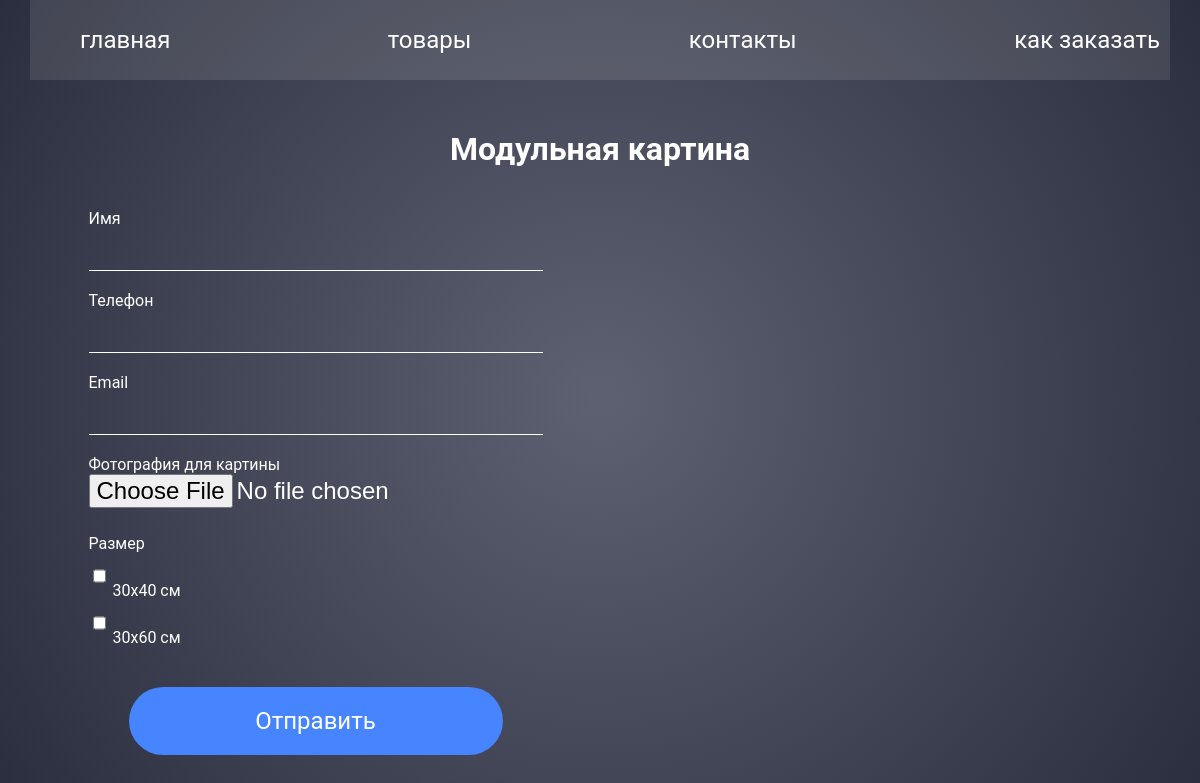
The page /product/3/ on the database as committed earlier.
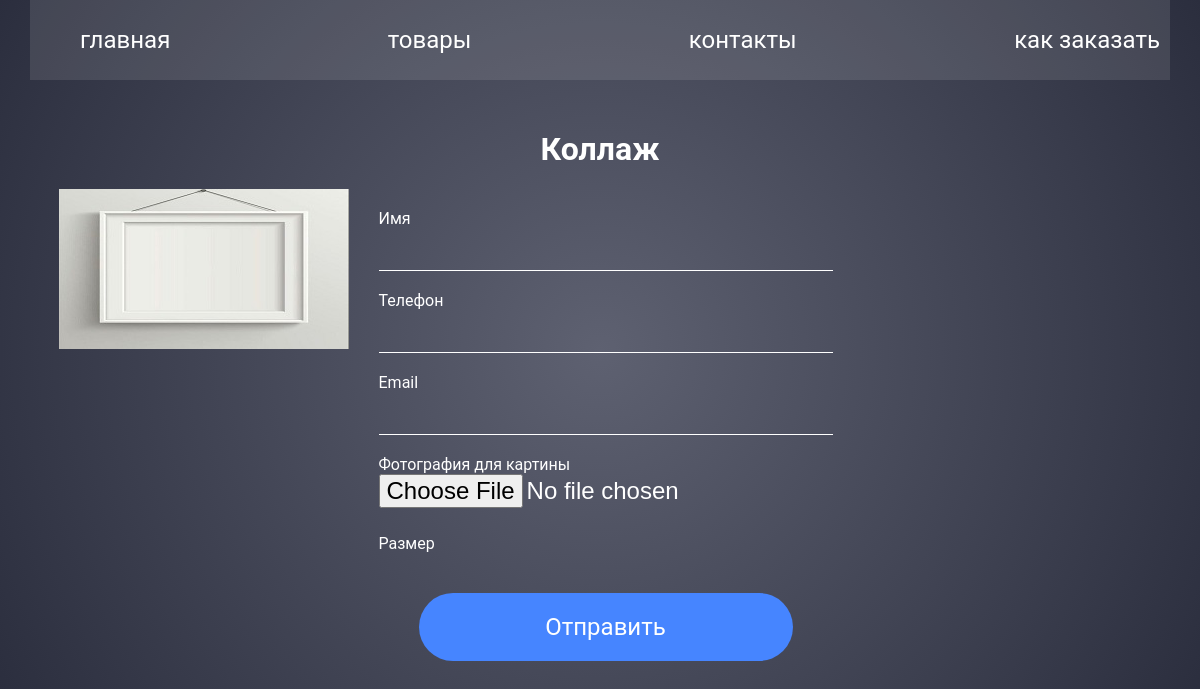
The same page on the database as committed later.
### goods/models.py (models this page shows, shortened)
class Cards(models.Model):
    slug = models.SlugField(max_length=255, unique=True, blank=True, null=True)
    card_name = models.CharField(max_length=50)
    card_photo = models.ImageField(upload_to='cards/images/', default='default.jpg')
    description = models.TextField(blank=True, null=True)
    time_created = models.DateTimeField(auto_now_add=True, null=True)
    is_published = models.BooleanField(default=True)
    class Meta:
        verbose_name = 'Товар'
        verbose_name_plural = 'Товары'

### goods/views.py (the view)
# urls.py: path('product/<str:pk>/', views.product, name='product'),
def product(request, pk):
    card_name = Cards.objects.get(id=pk)
    order_form = OrderForm()
    if request.method == 'POST':
        form = OrderForm(request.POST, request.FILES)
        if form.is_valid():
            form.save()
    return render(request, 'goods/product.html', {'card_name': card_name, 'order_form': order_form})

### goods/forms.py
class OrderForm(ModelForm):
    class Meta:
        model = Order
        fields = ['order_fio', 'order_phone', 'order_email', 'order_photo', 'size']
        widgets = {
            'size': forms.CheckboxSelectMultiple(),
        }

### goods/models.py (called while the page is built)
    def __str__(self):
        return self.picture_size

### goods/templates/goods/product.html (shortened to what this page needs)
 {% extends 'goods/base.html' %}
{% load static %}
{% block content %}
<div class="content">
    <h1>{{ card_name.card_name }}</h1>
    <div class="form_item">
        <div class="images">
            <div class="img_big">
                <img src="{{ card_name.card_photo.url }}" alt="">
            </div>
        </div>
        <div class="form_order">
            <form method="post" enctype="multipart/form-data">
                {% for field in order_form %}
                    <label for="">{{ field.label }}</label>
                    {{ field }}
                {% endfor %}
                <button class='fm_btn' type="submit">Отправить</button>
            </form>
        </div>
    </div>
</div>
{% endblock %}

### goods/templates/goods/base.html (shortened to what this page needs)
<!DOCTYPE html>
{% load static %}
<html lang="ru">
<head>
    <link rel="stylesheet" href="{% static 'css/style.css' %}">
</head>
<body>
    <div class="content">
        {% include 'goods/navbar.html' %}
        {% block content %}
        {% endblock %}
    </div>
</body>
</html>

### goods/templates/goods/navbar.html
{% load static %}
<header class="header">
    <div class="container">
        <nav class="header_nav">
            <ul class="header_menu">
                <li class="header_menuItem"><a href="{% url 'index' %}">главная</a></li>
                <li class="header_menuItem"><a href="{% url 'goods' %}">товары</a></li>
                <li class="header_menuItem"><a href="{% url 'contacts' %}">контакты</a></li>
                <li class="header_menuItem"><a href="{% url 'about_order' %}">как заказать</a></li>
            </ul>
        </nav>
    </div>
</header>

### goods/static/css/style.css (style rules this page uses)
body { font-family: 'Roboto', sans-serif; margin: 0; padding: 0; background: radial-gradient(circle closest-corner, rgba(255, 255, 255, 0.2) 0%, rgba(0, 0, 0, 0.2) 100%), #363A4E; }
.content { max-width: 95%; margin: 0 auto; }
h1 { color: #FFF; text-align: center; }
h2, h3, a, p { color: #FFF; }
.header_nav { background: rgba(217, 217, 217, 0.13); padding: 10px; margin-bottom: 50px; }
.header_menu { display: flex; justify-content: space-between; list-style: none; gap: 6.5rem; }
.header_menu li, a { text-decoration: none; color: #fff; font-size: 24px; }
button { background: #4685FF; border: none; border-radius: 45px; padding: 20px 45px; cursor: pointer; }
button::before { content: ''; position: absolute; box-shadow: 0 1px 3px rgba(0, 0, 0, 0.2); }
form { display: grid; }
.form_order { padding-left: 30px; }
label { color: #fff; padding-top: 20px; }
input { background: transparent; height: 40px; border: none; border-bottom: 1px solid #FFF; font-size: 24px; color: #FFF; }
input::placeholder { font-size: 24px; color: grey; }
#id_order_photo { border-bottom: none; }
.fm_btn { margin: 40px; color: #FFF; font-family: 'Roboto', sans-serif; font-size: 24px; }
.form_item { display: flex; }

Rows that differ between the two databases and show on the page:
changed Cards: card_name "Модульная картина" → "Коллаж"; card_photo: picture added
Other text that changed with them:
list line gone: "☐ ☐ 30x40 см 30x60 см"
